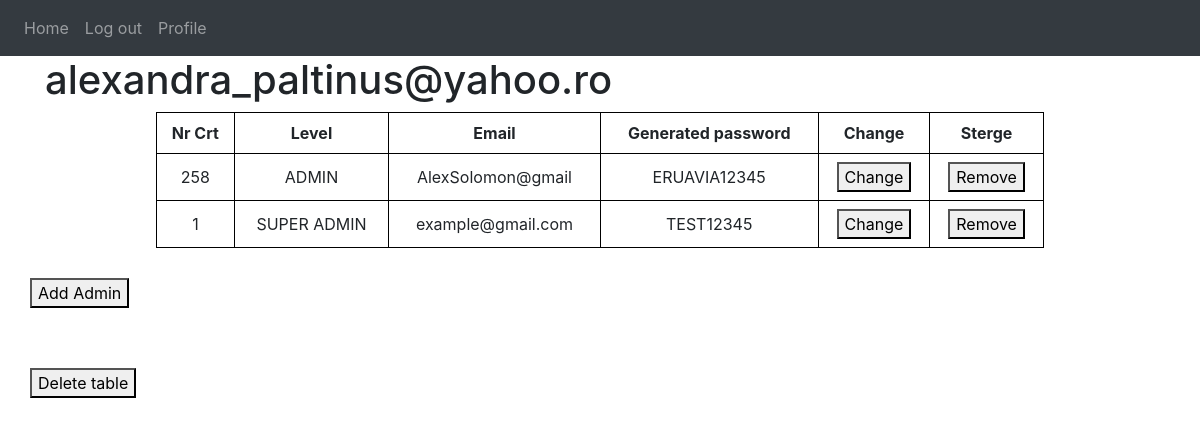
/super_admin (signed in), run on the app's committed database.
### website/models.py (models this page shows, shortened)
class Credentials(db.Model, UserMixin):
    id = db.Column(db.Integer, primary_key=True)
    level = db.Column(db.String(50))
    email = db.Column(db.String(150), unique=True)
    password = db.Column(db.String(150))
    generated_password = db.Column(db.String(150))
    users = db.relationship('User', uselist=False, backref='credentials')

### website/views.py (the view, shortened to what this page needs)
@views.route('/super_admin', methods = ['GET', 'POST'])
@login_required
def super_admin():
    admins = Credentials.query.filter_by(level = "ADMIN").all()
    super_admins = Credentials.query.filter_by(level = "SUPER ADMIN").all()
    for sa in super_admins:
        admins.append(sa)
    return render_template('super_admin.html', admins  = admins, user=current_user)

### website/__init__.py (called while the page is built)
def create_app():
    app = Flask(__name__)
    app.config['SECRET_KEY'] = 'un_cod_irelevant_la_nivelul_la_care_lucram'
    app.config['SQLALCHEMY_DATABASE_URI'] = f'sqlite:///{DB_PATH}'
    db.init_app(app)
    from .views import views
    from .auth import auth
    app.register_blueprint(views, url_prefix='/')
    app.register_blueprint(auth, url_prefix='/')
    from .models import User, Note, Credentials
    dirpath = app.instance_path + '/uploads'
    create_database(app)
    create_uploads(app, dirpath)
    login_manager = LoginManager()
    login_manager.login_view = 'auth.login'
    login_manager.init_app(app)
    @login_manager.user_loader
    def load_user(id):
        return Credentials.query.get(int(id))
    return app

### website/templates/super_admin.html (shortened to what this page needs)
{% extends "base.html" %}
{% block content %}
<h1> {{current_user.email}} </h1>
  <table>
    <tr>
        <th>Nr Crt</th>
        <th>Level</th>
        <th>Email</th>
        <th>Generated password</th>
        <th>Change</th>
        <th>Sterge</th>
    {% for admin in admins:%}
    <tr>
    <td>{{admin.id}}</td>
    <td>{{admin.level}}</td>
    <td>{{admin.email}}</td>
    <td>{{admin.generated_password}}</td>
    <td><form method = "POST" value = "change">
      <button type="submit" onclick="return confirm('Are you sure you want to perform this action?')">Change</button> </form> </td>
    <td>
      <form method="post" >
        <form method="post" >
          <button type="submit" onclick="return confirm('Are you sure you want to perform this action?')">Remove</button> </form> </td>
    </tr>
    {%endfor%}
  </table>
  </div>
<div class = "add_user">
  <form method = "post">
    <button type="submit">Add Admin</button>
  </form>
</div>
<div class = "add_user">
  <form method = "post">
    <button type="submit">Delete table</button>
  </form>
</div>
{% endblock %}

### website/templates/super_admin.html (style rules this page uses)
table { margin: 0 auto; width: 80%; border-collapse: collapse; padding-top: 500px; }
th, td { border: 1px solid black; padding: 8px; text-align: center; }
.add_user { margin: auto; padding: 30px; }

### data on the page
Credentials: email "alexandra_paltinus@yahoo.ro"
Credentials: id "258", level "ADMIN", email "AlexSolomon@gmail", generated_password "ERUAVIA12345"
Credentials: id "1", level "SUPER ADMIN", email "example@gmail.com", generated_password "TEST12345"
